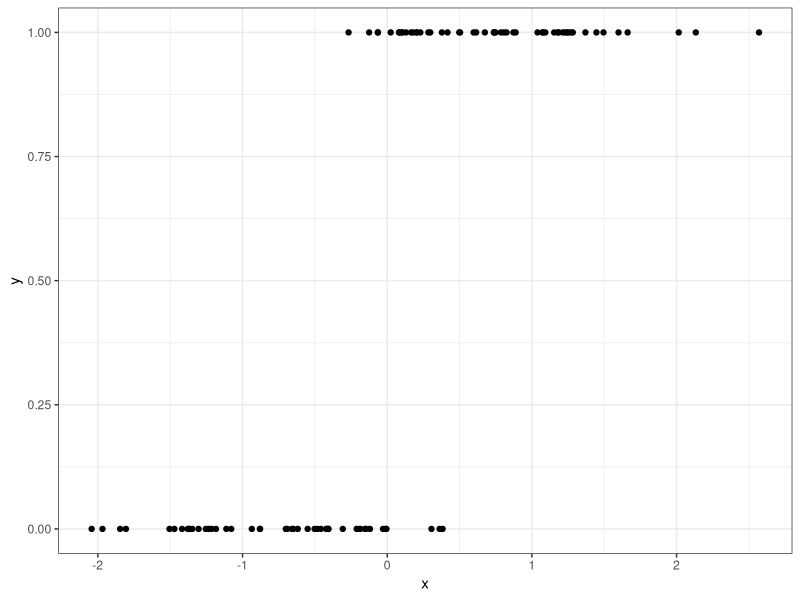

Generate this figure with R: (Note: this script raises an error after producing the figure.)
# Clear workspace
# ------------------------------------------------------------------------------
rm(list=ls())

# Load libraries
# ------------------------------------------------------------------------------
library('tidyverse')
library('readr')
library('broom')

# Load data
# ------------------------------------------------------------------------------
my_data = read_delim(file = 'data/logistic_regression.txt', delim = "\t")

# Visualise the data
# ------------------------------------------------------------------------------
my_data %>%
  ggplot(aes(x = x, y = y)) +
  geom_point() + 
  theme_bw()

# Perform a linear regression on the data
# ------------------------------------------------------------------------------
# Base model
my_model = my_data %>%
  glm(formula = y ~ x, family = binomial(link = 'logit'), data = .)

# Tidy model
my_model_tidy = my_model %>% tidy %>% as_tibble

# Add confidence intervals
my_model_tidy = my_model %>%
  confint %>%
  tidy %>%
  full_join(x = my_model_tidy, y = ., by = c('term'='.rownames')) %>% 
  rename(ci_2.5 = X2.5.., ci_97.5 = X97.5..)

# Print model
print(my_model_tidy)

# Visualise the data with the regression line and confidence bands
# ------------------------------------------------------------------------------
my_data %>%
  ggplot(aes(x = x, y = y)) +
  geom_point() + 
  stat_smooth(method="glm", method.args=list(family="binomial"), se=TRUE) + 
  theme_bw()
